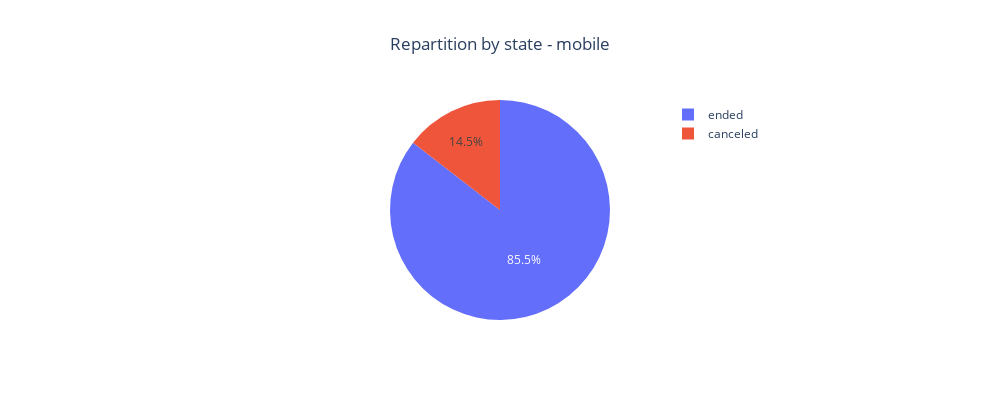

Notebook code cell kept with this figure:
### Markdown cell above
<a id='statemobile'></a>
a - Repartition by state - mobile

### Code cell
fig = px.pie(dataset[dataset['checkin_type'] == 'mobile'], names='state', title= 'Repartition by state - mobile', width = 1000, height=400)
fig.update_layout(title_x=0.5, legend=dict(x= 0.7))
fig.show();

### Figure 1 — Plotly figure (JSON) as saved in the notebook; plotly's stock layout.template omitted (floating-point values rounded to 4 significant figures; data arrays with more than 128 entries replaced by an {"elided": "..."} marker saying what was removed)
{"data": [{"domain": {"x": [0, 1], "y": [0, 1]}, "hovertemplate": "state=%{label}<extra></extra>", "labels": {"elided": "17003 str values"}, "legendgroup": "", "name": "", "showlegend": true, "type": "pie"}], "layout": {"height": 400, "legend": {"tracegroupgap": 0, "x": 0.7}, "title": {"text": "Repartition by state - mobile", "x": 0.5}, "width": 1000}}
